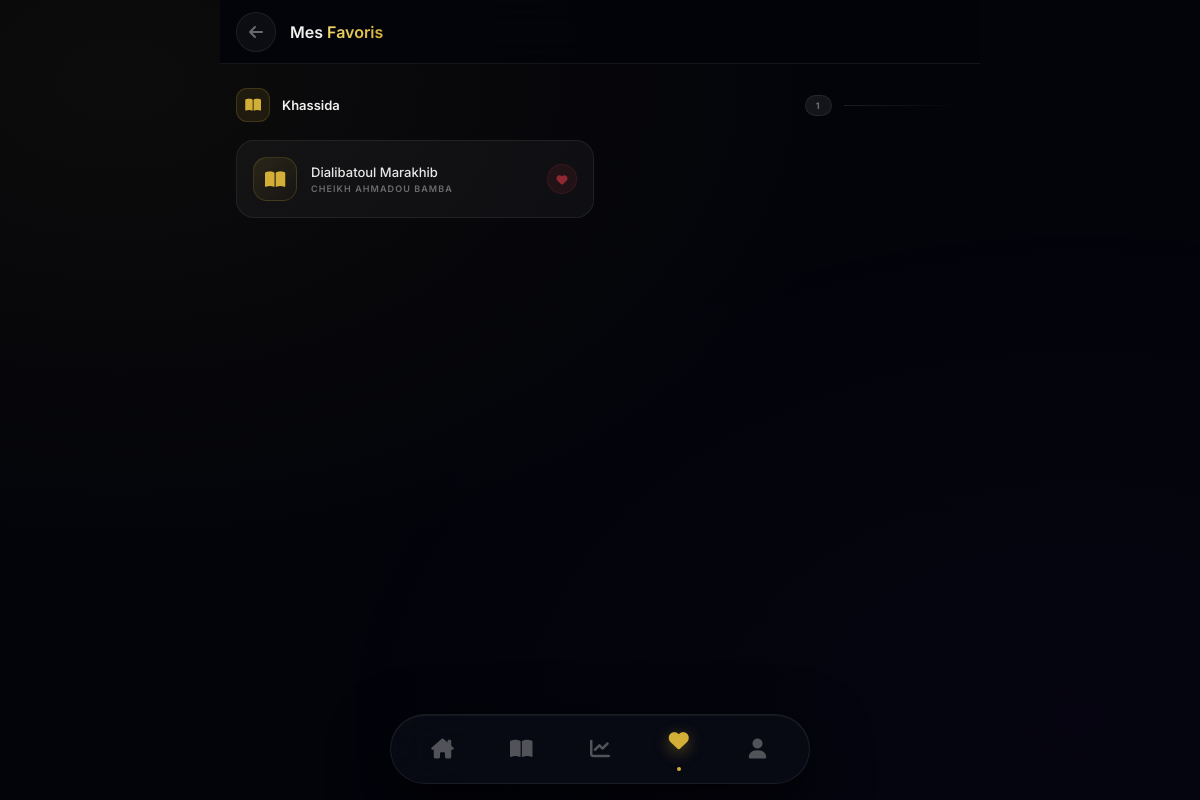
Page /favoris/ (signed in) on the earlier database version.
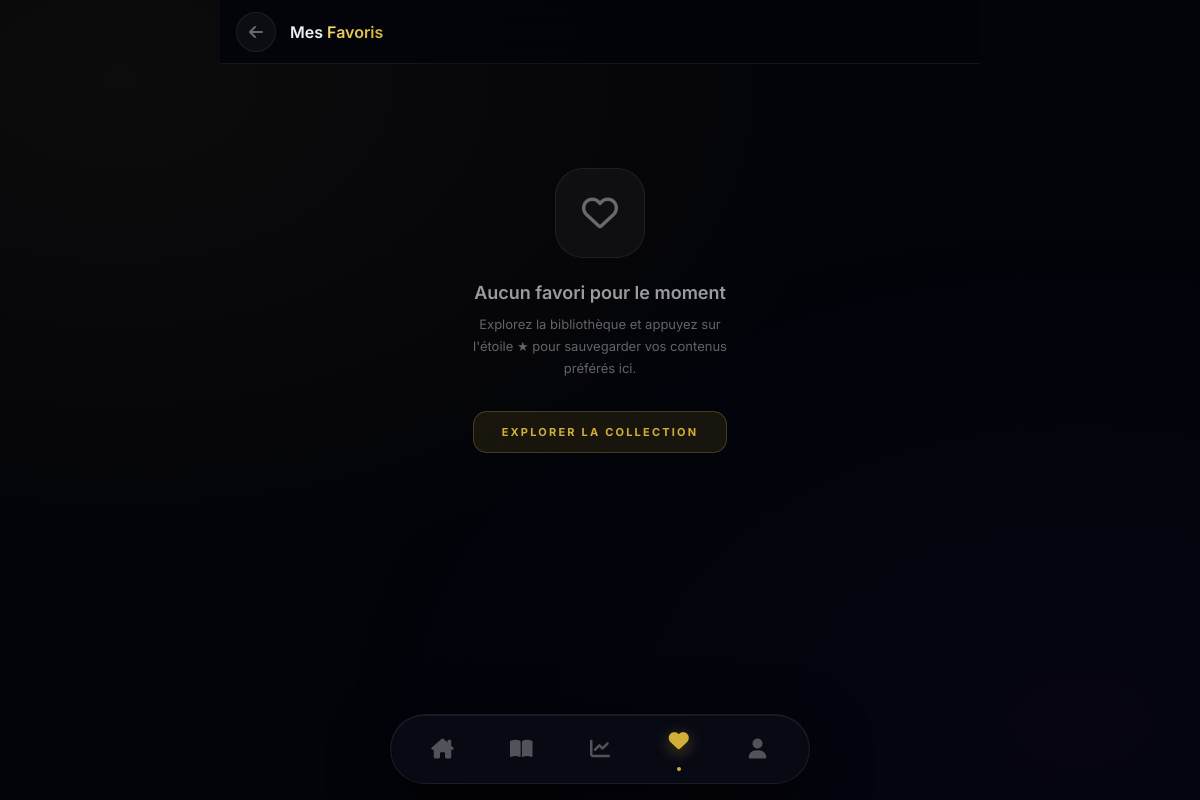
Same page on the later database version.
### bibliotheque/models.py (models this page shows, shortened)
class Khassida(models.Model):
    titre = models.CharField(max_length=255, db_index=True)
    auteur = models.CharField(max_length=255, default="Cheikh Ahmadou Bamba")
    fichier_pdf = models.FileField(upload_to='khassidas/')
    image_couverture = models.ImageField(upload_to='couvertures/', blank=True, null=True)

### bibliotheque/views.py (the view)
# urls.py: path('favoris/', views.view_favoris, name='favoris'),
@login_required
def view_favoris(request):
    favoris = Favori.objects.filter(user=request.user)
    favoris_by_type = {
        'Khassida': [],
        'Zikr': [],
        'Wird': [],
        'Coran': [],
        'Son': []
    }
    for favori in favoris:
        if favori.content_object is None:
            continue
        if favori.content_type.model == 'khassida':
            favoris_by_type['Khassida'].append(favori.content_object)
        elif favori.content_type.model == 'zikr':
            favoris_by_type['Zikr'].append(favori.content_object)
        elif favori.content_type.model == 'wird':
            favoris_by_type['Wird'].append(favori.content_object)
        elif favori.content_type.model == 'coran':
            favoris_by_type['Coran'].append(favori.content_object)
        elif favori.content_type.model == 'son':
            favoris_by_type['Son'].append(favori.content_object)
    context = {
        'favoris_by_type': favoris_by_type
    }
    return render(request, 'bibliotheque/favoris.html', context)

### bibliotheque/templates/bibliotheque/favoris.html (shortened to what this page needs)
{% load static %}
<!DOCTYPE html>
<html lang="fr">
<head>
    <link href="https://cdnjs.cloudflare.com/ajax/libs/font-awesome/6.4.0/css/all.min.css" rel="stylesheet">
</head>
<body>
    <div class="topbar">
        <a href="{% url 'home' %}" class="back-btn"><i class="fa-solid fa-arrow-left"></i></a>
        <h1 class="topbar-title">Mes <span>Favoris</span></h1>
    </div>
    <div class="content">
        {% for type, items in favoris_by_type.items %}
        {% if items %}
        <div class="section-hdr" style="margin-top: {% if not forloop.first %}32px{% else %}0{% endif %}">
            <div class="section-hdr-icon">
                {% if type == 'Son' %}<i class="fa-solid fa-headphones"></i>
                {% elif type == 'Khassida' %}<i class="fa-solid fa-book-open"></i>
                {% elif type == 'Coran' %}<i class="fa-solid fa-quran"></i>
                {% elif type == 'Zikr' %}<i class="fa-solid fa-fingerprint"></i>
                {% elif type == 'Wird' %}<i class="fa-solid fa-scroll"></i>
                {% else %}<i class="fa-solid fa-bookmark"></i>{% endif %}
            </div>
            <span class="section-hdr-label">{{ type }}</span>
            <span class="section-count">{{ items|length }}</span>
        </div>
        <div class="fav-grid">
            {% for item in items %}
            {% if item %}
            <div class="fav-card" style="animation-delay: {{ forloop.counter0 }}5ms">
                <div class="fav-icon {% if type == 'Son' %}green{% elif type == 'Wird' %}white{% endif %}">
                    {% if type == 'Son' %}<i class="fa-solid fa-headphones"></i>
                    {% elif type == 'Khassida' %}<i class="fa-solid fa-book-open"></i>
                    {% elif type == 'Coran' %}<i class="fa-solid fa-quran"></i>
                    {% elif type == 'Zikr' %}<i class="fa-solid fa-fingerprint"></i>
                    {% elif type == 'Wird' %}<i class="fa-solid fa-scroll"></i>
                    {% else %}<i class="fa-solid fa-bookmark"></i>{% endif %}
                </div>
                <div class="fav-body">
                    <div class="fav-name">{{ item.titre }}</div>
                    <div class="fav-sub">
                        {% if type == 'Son' %}{{ item.auteur_voix|default:item.get_categorie_display }}
                        {% elif item.auteur %}{{ item.auteur }}
                        {% else %}Collection SDM{% endif %}
                    </div>
                </div>
                <a href="{% url 'toggle_favori' type|lower item.id %}" class="fav-heart" title="Retirer">
                    <i class="fa-solid fa-heart"></i>
                </a>
            </div>
            {% endif %}
            {% endfor %}
        </div>
        {% endif %}
        {% endfor %}
        {% if not favoris_by_type.Khassida and not favoris_by_type.Zikr and not favoris_by_type.Wird and not favoris_by_type.Coran and not favoris_by_type.Son %}
        <div class="empty-state">
            <div class="empty-icon-wrap">
                <i class="fa-regular fa-heart"></i>
            </div>
            <div class="empty-title">Aucun favori pour le moment</div>
            <p class="empty-sub">Explorez la bibliothèque et appuyez sur l'étoile ★ pour sauvegarder vos contenus préférés ici.</p>
            <a href="{% url 'home' %}" class="empty-btn">Explorer la collection</a>
        </div>
        {% endif %}
    </div>
    <nav class="nav-island">
        <a href="{% url 'home' %}" class="nav-item"><i class="fa-solid fa-house-chimney"></i><div class="nav-dot"></div></a>
        <a href="{% url 'liste' 'khassida' %}" class="nav-item"><i class="fa-solid fa-book-open"></i><div class="nav-dot"></div></a>
        <a href="{% url 'dashboard' %}" class="nav-item"><i class="fa-solid fa-chart-line"></i><div class="nav-dot"></div></a>
        <a href="{% url 'favoris' %}" class="nav-item active"><i class="fa-solid fa-heart"></i><div class="nav-dot"></div></a>
        <a href="{% url 'profile' %}" class="nav-item"><i class="fa-solid fa-user"></i><div class="nav-dot"></div></a>
    </nav>
</body>
</html>

### bibliotheque/templates/bibliotheque/favoris.html (style rules this page uses)
:root { --gold: #d4af37; --gold-lt: #f5dc6e; --gold-dk: #9a7520; --bg: #03040a; --s1: rgba(255,255,255,0.04); --s2: rgba(255,255,255,0.07); --border: rgba(255,255,255,0.07); --border-g:rgba(212,175,55,0.18); --text: #f0f0f0; --dim: rgba(255,255,255,0.38); --nav-h: 70px; }
*, *::before, *::after { box-sizing: border-box; margin: 0; padding: 0; }
body { font-family: 'Inter', sans-serif; background: var(--bg); color: var(--text); min-height: 100vh; padding-bottom: calc(var(--nav-h) + 30px); overflow-x: hidden; -webkit-font-smoothing: antialiased; }
body::before { content: ''; position: fixed; inset: 0; z-index: 0; pointer-events: none; background: radial-gradient(ellipse at 10% 10%, rgba(212,175,55,0.05) 0%, transparent 50%), radial-gradient(ellipse at 90% 90%, rgba(90,50,200,0.04) 0%, transparent 50%); }
.topbar { position: sticky; top: 0; z-index: 50; display: flex; align-items: center; gap: 14px; height: 64px; padding: 0 16px; background: rgba(3,4,10,0.85); backdrop-filter: blur(24px); -webkit-backdrop-filter: blur(24px); border-bottom: 1px solid var(--border); max-width: 760px; margin: 0 auto; }
.back-btn { width: 40px; height: 40px; border-radius: 50%; display: flex; align-items: center; justify-content: center; background: var(--s1); border: 1px solid var(--border); color: var(--dim); text-decoration: none; transition: all 0.3s cubic-bezier(0.16,1,0.3,1); }
.topbar-title { flex: 1; font-size: 16px; font-weight: 600; }
.topbar-title span { background: linear-gradient(130deg, var(--gold-lt), var(--gold)); -webkit-background-clip: text; -webkit-text-fill-color: transparent; background-clip: text; }
.content { position: relative; z-index: 1; max-width: 760px; margin: 0 auto; padding: 24px 16px; }
.empty-state { display: flex; flex-direction: column; align-items: center; text-align: center; padding: 80px 20px; animation: fadeUp 0.8s both; }
.empty-icon-wrap { width: 90px; height: 90px; border-radius: 28px; display: flex; align-items: center; justify-content: center; background: var(--s1); border: 1px solid var(--border); font-size: 36px; color: var(--dim); margin-bottom: 24px; animation: iconFloat 3s ease-in-out infinite; }
.empty-title { font-size: 18px; font-weight: 600; color: rgba(255,255,255,0.6); margin-bottom: 10px; }
.empty-sub { font-size: 13px; color: var(--dim); max-width: 280px; line-height: 1.7; margin-bottom: 32px; }
.empty-btn { padding: 13px 28px; border-radius: 14px; background: rgba(212,175,55,0.1); border: 1px solid rgba(212,175,55,0.25); color: var(--gold); text-decoration: none; font-size: 11px; font-weight: 700; letter-spacing: 0.2em; text-transform: uppercase; transition: all 0.3s; }
.nav-island { position: fixed; bottom: 16px; left: 50%; transform: translateX(-50%); width: calc(100% - 32px); max-width: 420px; height: var(--nav-h); border-radius: 99px; background: rgba(8,10,20,0.9); backdrop-filter: blur(28px); -webkit-backdrop-filter: blur(28px); border: 1px solid rgba(255,255,255,0.08); box-shadow: 0 20px 60px rgba(0,0,0,0.7), inset 0 1px 0 rgba(255,255,255,0.06); display: flex; align-items: center; justify-content: space-around; padding: 0 12px; z-index: 100; }
.nav-item { flex: 1; display: flex; flex-direction: column; align-items: center; justify-content: center; gap: 4px; text-decoration: none; color: rgba(255,255,255,0.3); transition: all 0.3s; position: relative; height: 100%; }
.nav-item i { font-size: 20px; transition: transform 0.4s cubic-bezier(0.175,0.885,0.32,1.275); }
.nav-item.active { color: var(--gold); }
.nav-item.active i { transform: translateY(-8px); filter: drop-shadow(0 4px 8px rgba(212,175,55,0.4)); }
.nav-dot { position: absolute; bottom: 12px; width: 4px; height: 4px; border-radius: 50%; background: var(--gold); opacity: 0; transform: scale(0); transition: all 0.3s; }
.nav-item.active .nav-dot { opacity: 1; transform: scale(1); }

Differences in the rows shown:
removed Khassida: type "Khassida", items "1", titre "Dialibatoul Marakhib", auteur "CHEIKH AHMADOU BAMBA"
Other differences:
text now shown: "Aucun favori pour le moment Explorez la bibliothèque et appuyez sur l'étoile ★ pour sauvegarder vos contenus préférés ici. EXPLORER LA COLLECTION"
